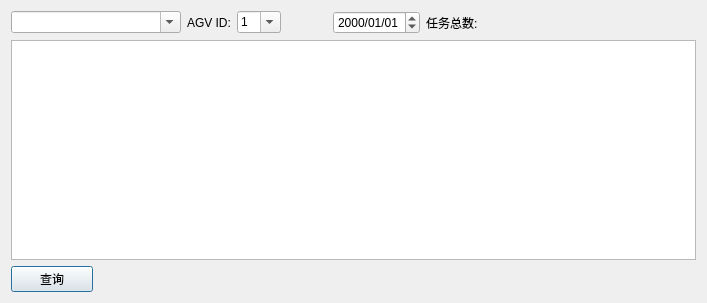
<?xml version="1.0" encoding="UTF-8"?>
<ui version="4.0">
 <class>taskSpecialDialog</class>
 <widget class="QDialog" name="taskSpecialDialog">
  <property name="geometry">
   <rect>
    <x>0</x>
    <y>0</y>
    <width>707</width>
    <height>303</height>
   </rect>
  </property>
  <property name="windowTitle">
   <string>取放货信息</string>
  </property>
  <layout class="QGridLayout" name="gridLayout">
   <item row="0" column="0" colspan="2">
    <widget class="QComboBox" name="IpComboBox">
     <property name="minimumSize">
      <size>
       <width>170</width>
       <height>0</height>
      </size>
     </property>
     <property name="editable">
      <bool>true</bool>
     </property>
    </widget>
   </item>
   <item row="0" column="2">
    <widget class="QLabel" name="label">
     <property name="text">
      <string>AGV ID:</string>
     </property>
    </widget>
   </item>
   <item row="0" column="3">
    <widget class="QComboBox" name="AGVIDComboBox">
     <property name="editable">
      <bool>true</bool>
     </property>
     <item>
      <property name="text">
       <string>1</string>
      </property>
     </item>
     <item>
      <property name="text">
       <string>2</string>
      </property>
     </item>
     <item>
      <property name="text">
       <string>3</string>
      </property>
     </item>
     <item>
      <property name="text">
       <string>4</string>
      </property>
     </item>
     <item>
      <property name="text">
       <string>5</string>
      </property>
     </item>
     <item>
      <property name="text">
       <string>6</string>
      </property>
     </item>
     <item>
      <property name="text">
       <string>7</string>
      </property>
     </item>
     <item>
      <property name="text">
       <string>8</string>
      </property>
     </item>
     <item>
      <property name="text">
       <string>9</string>
      </property>
     </item>
     <item>
      <property name="text">
       <string>10</string>
      </property>
     </item>
    </widget>
   </item>
   <item row="0" column="4">
    <spacer name="horizontalSpacer_3">
     <property name="orientation">
      <enum>Qt::Horizontal</enum>
     </property>
     <property name="sizeType">
      <enum>QSizePolicy::Fixed</enum>
     </property>
     <property name="sizeHint" stdset="0">
      <size>
       <width>40</width>
       <height>20</height>
      </size>
     </property>
    </spacer>
   </item>
   <item row="0" column="5">
    <widget class="QDateEdit" name="dateEdit">
     <property name="displayFormat">
      <string>yyyy/MM/dd</string>
     </property>
    </widget>
   </item>
   <item row="0" column="6">
    <widget class="QLabel" name="taskNumLabel">
     <property name="text">
      <string>任务总数:</string>
     </property>
    </widget>
   </item>
   <item row="0" column="7">
    <spacer name="horizontalSpacer_2">
     <property name="orientation">
      <enum>Qt::Horizontal</enum>
     </property>
     <property name="sizeHint" stdset="0">
      <size>
       <width>176</width>
       <height>20</height>
      </size>
     </property>
    </spacer>
   </item>
   <item row="1" column="0" colspan="8">
    <widget class="QTableWidget" name="taskSpecialTable"/>
   </item>
   <item row="2" column="0">
    <widget class="QPushButton" name="queryButton">
     <property name="text">
      <string>查询</string>
     </property>
    </widget>
   </item>
   <item row="2" column="1" colspan="5">
    <spacer name="horizontalSpacer">
     <property name="orientation">
      <enum>Qt::Horizontal</enum>
     </property>
     <property name="sizeHint" stdset="0">
      <size>
       <width>298</width>
       <height>20</height>
      </size>
     </property>
    </spacer>
   </item>
  </layout>
 </widget>
 <resources/>
 <connections/>
</ui>
